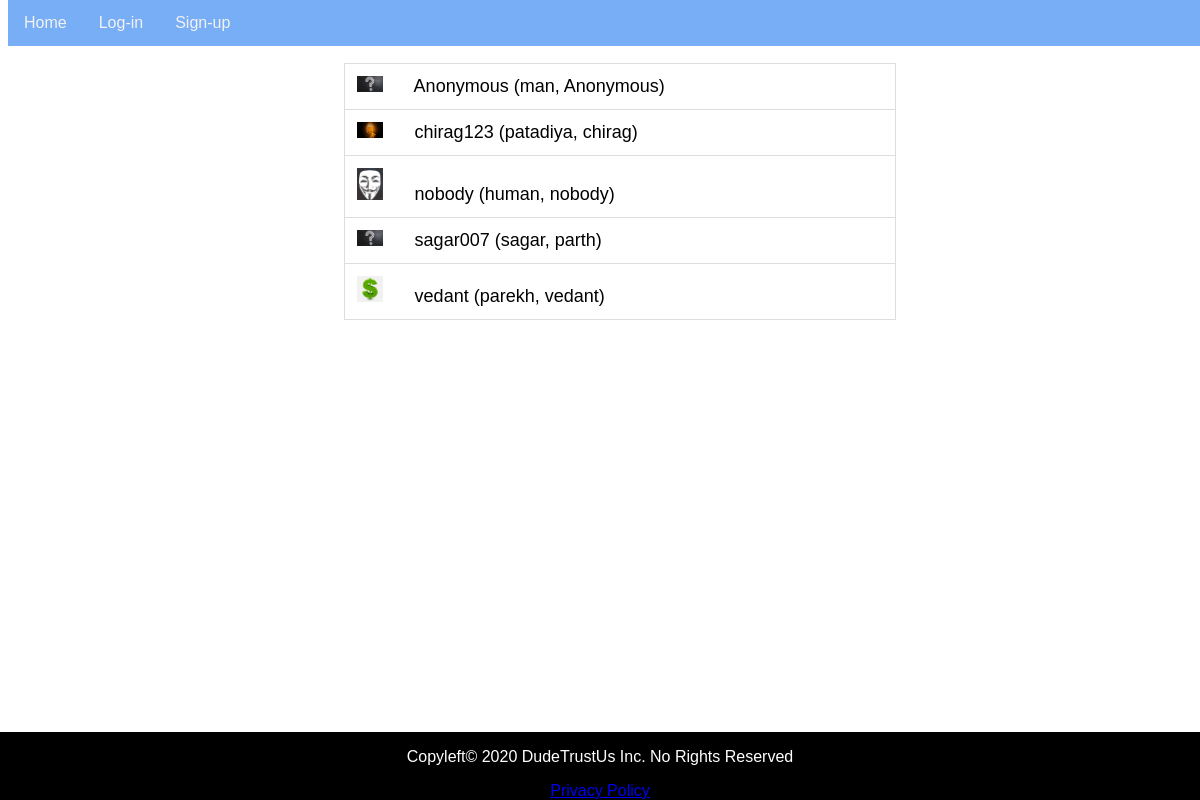
The app's page /social/ with its own data.
### social/models.py (models this page shows, shortened)
class User(models.Model):
    username = models.CharField(max_length=16, unique=True)
    password = models.CharField(max_length=16)
    first_name = models.CharField(max_length=64)
    last_name = models.CharField(max_length=64)
    about = models.TextField(default="",null=True)

### social/views.py (the view)
# urls.py: path('', views.IndexView.as_view(), name='index'),
class IndexView(generic.ListView):
    template_name = 'social/index.html'
    context_object_name = 'users_alphabetical_list'
    def get_queryset(self):
        try:
            return User.objects.order_by('username')
        except django.db.utils.OperationalError:
            return None

### social/templates/social/index.html (shortened to what this page needs)
{% extends 'social/base.html' %}
{% block content %}
    {% if users_alphabetical_list %}
        <ul class="center">
        {% for user in users_alphabetical_list %}
            <li style="list-style-type: none">
                <a class="user_list_item" href="profile/?userid={{user.id}}">
                    <img src="/media/avatars/{{user.id}}.jpg" height="5%" width="5%" alt="Profile picture">
                    {{user.username}} ({{user.last_name}}, {{user.first_name}})
                </a>
            </li>
        {% endfor %}
        </ul>
    {% else %}
        <p>No users found!.</p>
    {% endif %}
{% endblock %}

### social/templates/social/base.html (shortened to what this page needs)
{% autoescape off %}
{% load static %}
<!DOCTYPE html>
<html lang="en">
<head>
    <link rel="stylesheet" type="text/css"  href="{% static "social/style.css" %}">
</head>
<body>
    <div class="nav">
        {% block sidebar %}
        <ul class="nav">
            <l1><a class="nav" href="{% url 'social:index' %}">Home</a></l1>
            <l1>{% if request.session.user_id == None %}</l1>
            <l1><a class="nav" href="{% url 'social:login' %}?redirect={{request.get_full_path}}">Log-in</a></l1>
            <l1><a class="nav" href="{% url 'social:register' %}?redirect={{request.get_full_path}}">Sign-up</a></l1>
            <l1>{% else %}</l1>
            <l1><a class="nav" href="{% url 'social:profile'%}?userid={{request.session.user_id}}">Profile</a></l1>
            <l1><a class="nav" href="{% url 'social:logout'%}?redirect={{request.get_full_path}}">Log-out</a></l1>
            <l1>{% endif %}</l1>
        </ul>
        {% endblock %}
    </div>
    <div id="content" class="content">
        {% block content %}{% endblock %}
    </div>
</body>
</html>
<div class="footer">
    <p>Copyleft© 2020 DudeTrustUs Inc. No Rights Reserved</p>
    <a href="{% url 'social:static_files'%}?file=privacy.txt">Privacy Policy</a>
  </div>
{% endautoescape %}

### social/static/social/style.css (style rules this page uses)
* { box-sizing: border-box; }
*.content { margin-top: 40px; float: left; width: 100%; margin-bottom: 10%; }
body { font-family: Arial, Helvetica, sans-serif; }
.center { margin-left: auto; margin-right: auto; width: 50% }
ul.nav { position: fixed; top: 0; width: 100%; list-style-type: none; margin: 0; padding: 0; overflow: hidden; background-color: #78aef5; }
a.nav { float: left; display: block; color: #f2f2f2; text-align: center; padding: 14px 16px; text-decoration: none; }
a.user_list_item { border: 1px solid #ddd; margin-top: -1px; padding: 12px; text-decoration: none; font-size: 18px; color: black; color: black; display: inline-block; width: 100%; }
a.user_list_item img { margin-right: 5%; }
.footer { position: fixed; left: 0; bottom: 0; width: 100%; background-color: black; color: white; text-align: center; }

### records on screen
User: username "Anonymous", last_name "man", first_name "Anonymous"
User: shows a picture, username "chirag123", last_name "patadiya", first_name "chirag"
User: shows a picture, username "nobody", last_name "human", first_name "nobody"
User: username "sagar007", last_name "sagar", first_name "parth"
User: shows a picture, username "vedant", last_name "parekh", first_name "vedant"
